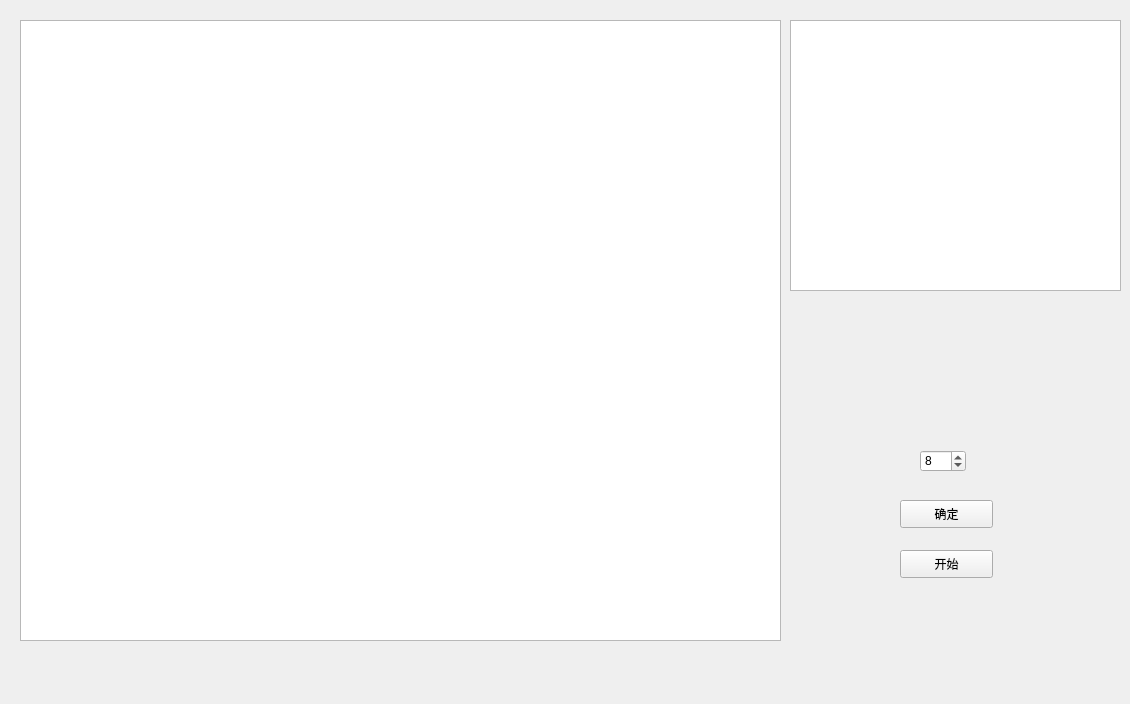
<?xml version="1.0" encoding="UTF-8"?>
<ui version="4.0">
 <class>ReWidget</class>
 <widget class="QWidget" name="ReWidget">
  <property name="geometry">
   <rect>
    <x>0</x>
    <y>0</y>
    <width>1130</width>
    <height>704</height>
   </rect>
  </property>
  <property name="windowTitle">
   <string>ReWidget</string>
  </property>
  <widget class="QGraphicsView" name="graphicsView">
   <property name="geometry">
    <rect>
     <x>20</x>
     <y>20</y>
     <width>761</width>
     <height>621</height>
    </rect>
   </property>
  </widget>
  <widget class="QSpinBox" name="spinBox">
   <property name="geometry">
    <rect>
     <x>920</x>
     <y>450</y>
     <width>46</width>
     <height>22</height>
    </rect>
   </property>
   <property name="minimum">
    <number>6</number>
   </property>
   <property name="maximum">
    <number>10</number>
   </property>
   <property name="value">
    <number>8</number>
   </property>
  </widget>
  <widget class="QPushButton" name="pushButton">
   <property name="geometry">
    <rect>
     <x>900</x>
     <y>500</y>
     <width>93</width>
     <height>28</height>
    </rect>
   </property>
   <property name="text">
    <string>确定</string>
   </property>
  </widget>
  <widget class="QPushButton" name="pushButton_2">
   <property name="geometry">
    <rect>
     <x>900</x>
     <y>550</y>
     <width>93</width>
     <height>28</height>
    </rect>
   </property>
   <property name="text">
    <string>开始</string>
   </property>
  </widget>
  <widget class="QGraphicsView" name="graphicsView_2">
   <property name="geometry">
    <rect>
     <x>790</x>
     <y>20</y>
     <width>331</width>
     <height>271</height>
    </rect>
   </property>
  </widget>
 </widget>
 <layoutdefault spacing="6" margin="11"/>
 <resources/>
 <connections/>
</ui>
